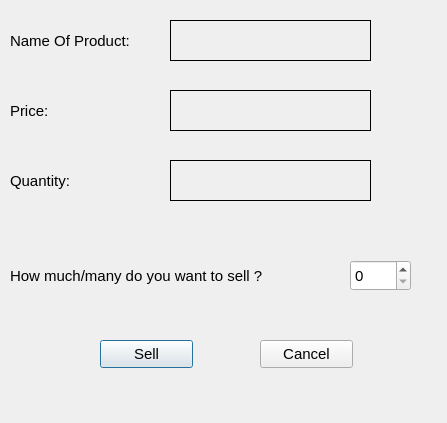
<?xml version="1.0" encoding="UTF-8"?>
<ui version="4.0">
 <class>SellItem</class>
 <widget class="QDialog" name="SellItem">
  <property name="geometry">
   <rect>
    <x>0</x>
    <y>0</y>
    <width>447</width>
    <height>423</height>
   </rect>
  </property>
  <property name="windowTitle">
   <string>Dialog</string>
  </property>
  <widget class="QLabel" name="nameofproductlabel">
   <property name="geometry">
    <rect>
     <x>10</x>
     <y>20</y>
     <width>151</width>
     <height>41</height>
    </rect>
   </property>
   <property name="font">
    <font>
     <pointsize>11</pointsize>
    </font>
   </property>
   <property name="text">
    <string>Name Of Product:</string>
   </property>
  </widget>
  <widget class="QLabel" name="namelabel">
   <property name="geometry">
    <rect>
     <x>170</x>
     <y>20</y>
     <width>201</width>
     <height>41</height>
    </rect>
   </property>
   <property name="font">
    <font>
     <pointsize>11</pointsize>
    </font>
   </property>
   <property name="frameShape">
    <enum>QFrame::Panel</enum>
   </property>
   <property name="text">
    <string/>
   </property>
  </widget>
  <widget class="QLabel" name="prclabel">
   <property name="geometry">
    <rect>
     <x>10</x>
     <y>90</y>
     <width>141</width>
     <height>41</height>
    </rect>
   </property>
   <property name="font">
    <font>
     <pointsize>11</pointsize>
    </font>
   </property>
   <property name="text">
    <string>Price:</string>
   </property>
  </widget>
  <widget class="QLabel" name="pricelabel">
   <property name="geometry">
    <rect>
     <x>170</x>
     <y>90</y>
     <width>201</width>
     <height>41</height>
    </rect>
   </property>
   <property name="font">
    <font>
     <pointsize>11</pointsize>
    </font>
   </property>
   <property name="frameShape">
    <enum>QFrame::Panel</enum>
   </property>
   <property name="text">
    <string/>
   </property>
  </widget>
  <widget class="QLabel" name="qntlabel">
   <property name="geometry">
    <rect>
     <x>10</x>
     <y>160</y>
     <width>141</width>
     <height>41</height>
    </rect>
   </property>
   <property name="font">
    <font>
     <pointsize>11</pointsize>
    </font>
   </property>
   <property name="text">
    <string>Quantity:</string>
   </property>
  </widget>
  <widget class="QLabel" name="quantitylabel">
   <property name="geometry">
    <rect>
     <x>170</x>
     <y>160</y>
     <width>201</width>
     <height>41</height>
    </rect>
   </property>
   <property name="font">
    <font>
     <pointsize>11</pointsize>
    </font>
   </property>
   <property name="frameShape">
    <enum>QFrame::Panel</enum>
   </property>
   <property name="text">
    <string/>
   </property>
  </widget>
  <widget class="QLabel" name="numberofselllabel">
   <property name="geometry">
    <rect>
     <x>10</x>
     <y>250</y>
     <width>311</width>
     <height>51</height>
    </rect>
   </property>
   <property name="font">
    <font>
     <pointsize>11</pointsize>
    </font>
   </property>
   <property name="text">
    <string>How much/many do you want to sell ?</string>
   </property>
  </widget>
  <widget class="QSpinBox" name="numberofsellspinbox">
   <property name="geometry">
    <rect>
     <x>350</x>
     <y>260</y>
     <width>61</width>
     <height>31</height>
    </rect>
   </property>
   <property name="font">
    <font>
     <pointsize>11</pointsize>
    </font>
   </property>
  </widget>
  <widget class="QPushButton" name="sellbutton">
   <property name="geometry">
    <rect>
     <x>100</x>
     <y>340</y>
     <width>93</width>
     <height>28</height>
    </rect>
   </property>
   <property name="font">
    <font>
     <pointsize>11</pointsize>
    </font>
   </property>
   <property name="text">
    <string>Sell</string>
   </property>
  </widget>
  <widget class="QPushButton" name="cancelbutton">
   <property name="geometry">
    <rect>
     <x>260</x>
     <y>340</y>
     <width>93</width>
     <height>28</height>
    </rect>
   </property>
   <property name="font">
    <font>
     <pointsize>11</pointsize>
    </font>
   </property>
   <property name="text">
    <string>Cancel</string>
   </property>
  </widget>
 </widget>
 <resources/>
 <connections/>
</ui>
